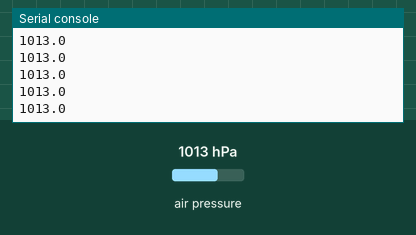
The program below on a simulated CircuitPython board. On the bench: the last lines printed to the serial console. The inputs (shaded band) are chosen by the test bench; at power-on: air pressure 1013 hPa.

Above: at 1.2 s.
1.3 s: air pressure set to 952 hPa
At 2.1 s:
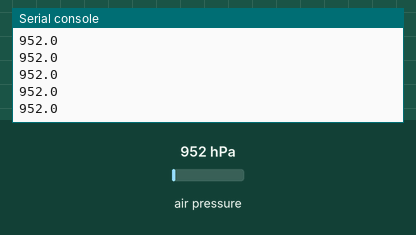
2.8 s: air pressure set to 975 hPa
At 3.5 s:
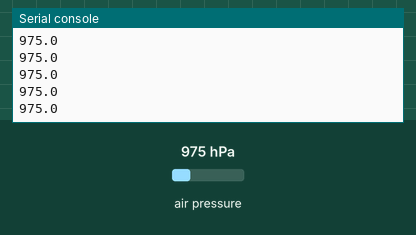
Timing chart, 0 to 4.6 s (numbered marks = the images above; inputs shaded):
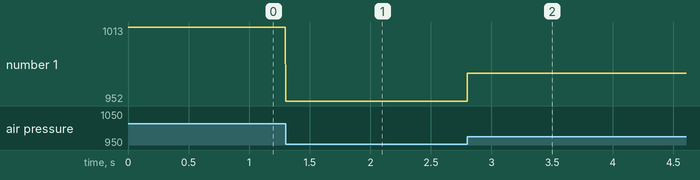

Measured:
- after the input at 1.3 s, the serial console: prints a new line at once (image 1)
- after the input at 2.8 s, the serial console: prints a new line at once (image 2)
- plotted number 1: 1013 → 952 after the input at 1.3 s, 952 → 975 after the input at 2.8 s

The program:

testPresion.py
```python
from sensores.sensor_presion import SensorPresion
import board

# GPIO setup
sensor_pin = board.D5 #pin 29

sensorPresion = SensorPresion(sensor_pin)

while(True):
        presion = sensorPresion.getPresion()
        print(presion)
```

sensor_presion.py
```python
import board
import digitalio
import busio
from time import time
import adafruit_bmp280

class SensorPresion:

    def __init__(self, sensor_pin):
        """docstring for ."""
        self.sensor_pin = sensor_pin
        self.spi = busio.SPI(board.SCK, board.MOSI, board.MISO)
        self.bmp_cs = digitalio.DigitalInOut(self.sensor_pin)
        self.bmp280 = adafruit_bmp280.Adafruit_BMP280_SPI(self.spi, self.bmp_cs)
        self.bmp280.sea_level_pressure = 1013.25

    #debe estar corriendo constantemente
    def getPresion(self):
        return self.bmp280.pressure
```
